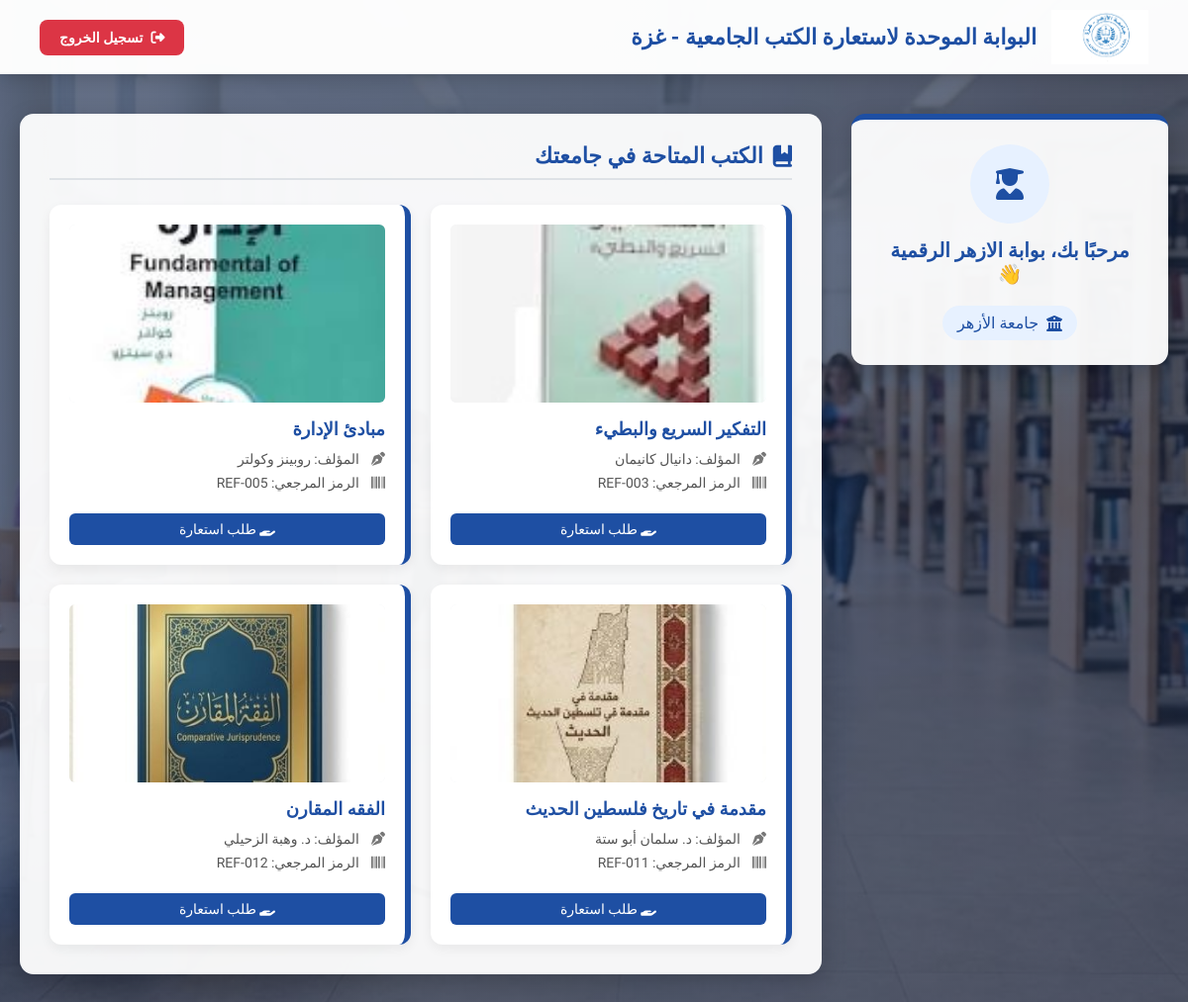
The app's page /Home page/index.php (signed in) with its own data.
### tables this page shows
CREATE TABLE `users` (
  `id` int(11) NOT NULL,
  `full_name` varchar(255) DEFAULT NULL,
  `username` varchar(255) DEFAULT NULL,
  `password` varchar(255) DEFAULT NULL,
  `role` enum('admin','student') DEFAULT NULL,
  `university_id` int(11) DEFAULT NULL
);

CREATE TABLE `universities` (
  `id` int(11) NOT NULL,
  `name` varchar(255) DEFAULT NULL
);

CREATE TABLE `books` (
  `id` int(11) NOT NULL,
  `title` varchar(255) DEFAULT NULL,
  `author` varchar(255) DEFAULT NULL,
  `category_id` int(11) DEFAULT NULL,
  `university_id` int(11) DEFAULT NULL,
  `reference_code` varchar(50) DEFAULT NULL,
  `available` tinyint(1) DEFAULT NULL,
  `description` text DEFAULT NULL,
  `book_image` varchar(255) DEFAULT NULL
);

### Home page/index.php (the view, shortened to what this page needs)
<?php
include '../db.php';
$user_id = $_SESSION['user_id'];
$user = $conn->query("SELECT full_name, university_id FROM users WHERE id='$user_id'")->fetch_assoc();
$uni_id = $user['university_id'];
$uni = $conn->query("SELECT name FROM universities WHERE id='$uni_id'")->fetch_assoc();
$logo_src = "../img/default-logo.jpg";
switch ($uni_id) {
    case 2:
        $logo_src = "../img/azhar-logo.jpg";
        break;
}
$books = $conn->query("SELECT * FROM books WHERE university_id = '$uni_id'");
?>
<!DOCTYPE html>
<html lang="ar" dir="rtl">
<head>
    <link rel="stylesheet" href="https://cdnjs.cloudflare.com/ajax/libs/font-awesome/6.4.0/css/all.min.css">
</head>
<body>
    <div class="header">
        <div class="header-title-box">
            <img src="<?php echo $logo_src; ?>" alt="شعار الجامعة" class="uni-logo">
            <h1>البوابة الموحدة لاستعارة الكتب الجامعية - غزة</h1>
        </div>
        <a class="logout-btn" href="../login/logout.php">
            <i class="fa-solid fa-right-from-bracket"></i> تسجيل الخروج
        </a>
    </div>
    <div class="main-wrapper">
        <div class="sidebar-card">
            <div class="profile-avatar">
                <i class="fa-solid fa-user-graduate"></i>
            </div>
            <h2>مرحبًا بك، <?php echo htmlspecialchars($user['full_name']); ?> 👋</h2>
            <div class="uni-badge">
                <i class="fa-solid fa-university"></i>
                <span><?php echo htmlspecialchars($uni['name']); ?></span>
            </div>
        </div>
<div class="content-card">
            <h2 class="section-title">
                <i class="fa-solid fa-book-bookmark"></i> الكتب المتاحة في جامعتك
            </h2>
            <div class="books-grid">
                <?php
                if ($books && $books->num_rows > 0) {
                    while ($row = $books->fetch_assoc()) {
                        $image_name = !empty($row['book_image']) ? $row['book_image'] : 'default_book.jpg';
                        echo "
                        <div class='book-box'>
                            <div>
                                <img src='../img/" . htmlspecialchars($image_name) . "' class='book-cover-img' alt='غلاف الكتاب'>
                                <div class='book-title'>" . htmlspecialchars($row['title']) . "</div>
                                <div class='book-info'>
                                    <i class='fa-solid fa-pen-nib'></i>
                                    <span>المؤلف: " . htmlspecialchars($row['author']) . "</span>
                                </div>
                                <div class='book-info'>
                                    <i class='fa-solid fa-barcode'></i>
                                    <span>الرمز المرجعي: " . htmlspecialchars($row['reference_code']) . "</span>
                                </div>
                            </div>
                            <a href='borrow.php?book_id=" . htmlspecialchars($row['id']) . "' class='borrow-btn'><i class='fa-solid fa-hand-holding'></i> طلب استعارة</a>
                        </div>
                        ";
                    }
                } else {
                    echo "
                    <div class='no-books'>
                        <i class='fa-solid fa-face-frown' style='font-size: 40px; margin-bottom: 10px; display:block;'></i>
                        لا توجد كتب متاحة حالياً في جامعتك.
                    </div>";
                }
                ?>
            </div>
        </div>
    </div>
</body>
</html>

### Home page/index.php (style rules this page uses)
:root { --primary-color: #1e4fa3; --primary-hover: #153b7a; --bg-overlay: rgba(15, 32, 67, 0.65); --card-bg: rgba(255, 255, 255, 0.95); --text-main: #333; }
body { font-family: "Tajawal", sans-serif; background: linear-gradient(var(--bg-overlay), var(--bg-overlay)), url('../img/library.jpg') no-repeat center center fixed; background-size: cover; margin: 0; padding: 0; color: var(--text-main); min-height: 100vh; }
.header { background-color: rgba(255, 255, 255, 0.98); padding: 10px 40px; display: flex; justify-content: space-between; align-items: center; box-shadow: 0 4px 15px rgba(0,0,0,0.15); }
.header-title-box { display: flex; align-items: center; gap: 15px; }
.uni-logo { width: auto; height: 55px; object-fit: contain; }
.header h1 { margin: 0; color: var(--primary-color); font-size: 22px; font-weight: 700; }
.logout-btn { background: #dc3545; padding: 10px 20px; color: white; border-radius: 8px; text-decoration: none; font-size: 14px; font-weight: bold; display: flex; align-items: center; gap: 8px; transition: background 0.3s ease; }
.main-wrapper { max-width: 1300px; margin: 40px auto; padding: 0 20px; display: grid; grid-template-columns: 320px 1fr; gap: 30px; }
.sidebar-card { background: var(--card-bg); padding: 25px; border-radius: 14px; box-shadow: 0 8px 24px rgba(0,0,0,0.2); text-align: center; height: fit-content; border-top: 6px solid var(--primary-color); }
.profile-avatar { width: 80px; height: 80px; background: #e7f1ff; color: var(--primary-color); border-radius: 50%; display: flex; align-items: center; justify-content: center; margin: 0 auto 15px; font-size: 32px; }
.sidebar-card h2 { font-size: 20px; color: var(--primary-color); margin: 10px 0; }
.uni-badge { background: #e7f1ff; color: var(--primary-color); padding: 8px 15px; border-radius: 20px; font-weight: 500; display: inline-flex; align-items: center; gap: 8px; margin-top: 10px; }
.content-card { background: var(--card-bg); padding: 30px; border-radius: 14px; box-shadow: 0 8px 24px rgba(0,0,0,0.2); }
.section-title { color: var(--primary-color); font-size: 22px; margin-top: 0; margin-bottom: 25px; border-bottom: 2px solid #dee2e6; padding-bottom: 10px; display: flex; align-items: center; gap: 10px; }
.books-grid { display: grid; grid-template-columns: repeat(auto-fill, minmax(280px, 1fr)); gap: 20px; }
.book-box { background: white; padding: 20px; border-radius: 12px; border-right: 6px solid var(--primary-color); box-shadow: 0 4px 12px rgba(0,0,0,0.06); transition: transform 0.3s ease, box-shadow 0.3s ease; position: relative; overflow: hidden; display: flex; flex-direction: column; justify-content: space-between; }
.book-cover-img { width: 100%; height: 180px; object-fit: cover; border-radius: 6px; margin-bottom: 12px; background: #f1f3f5; }
.book-title { font-size: 18px; font-weight: 700; color: var(--primary-color); margin-bottom: 12px; }
.book-info { font-size: 14px; color: #555; margin: 8px 0; display: flex; align-items: center; gap: 8px; }
.book-info i { color: #777; width: 18px; }
.borrow-btn { display: block; text-align: center; background: var(--primary-color); color: white; padding: 8px; border-radius: 6px; text-decoration: none; margin-top: 15px; font-size: 14px; font-weight: 500; transition: background 0.2s; }

### records on screen
users: full_name "بوابة الازهر الرقمية"
universities: name "جامعة الأزهر"
books: book_image (picture), title "التفكير السريع والبطيء", author "دانيال كانيمان", reference_code "REF-003"
books: book_image (picture), title "مبادئ الإدارة", author "روبينز وكولتر", reference_code "REF-005"
books: book_image (picture), title "مقدمة في تاريخ فلسطين الحديث", author "د. سلمان أبو ستة", reference_code "REF-011"
books: book_image (picture), title "الفقه المقارن", author "د. وهبة الزحيلي", reference_code "REF-012"
